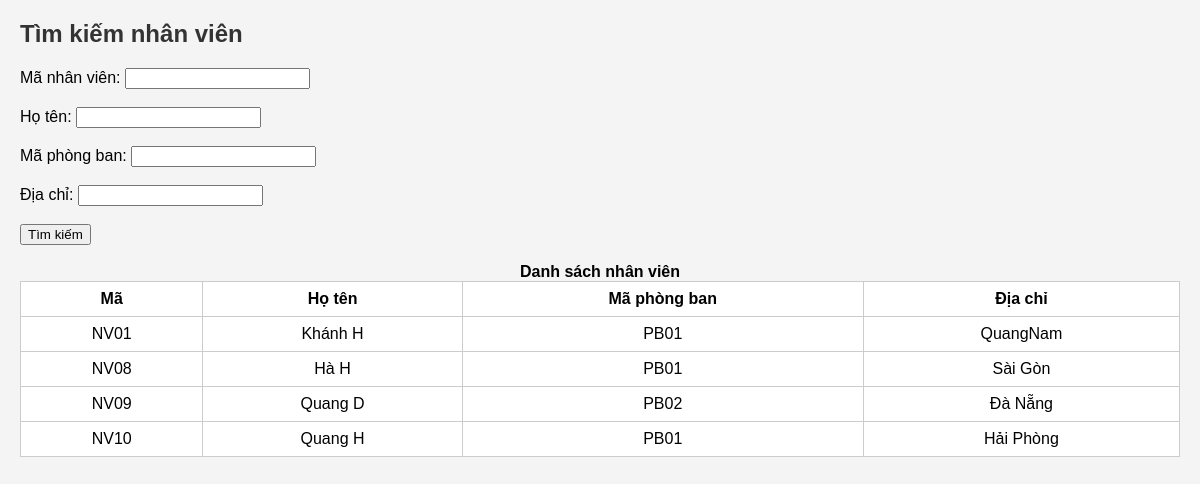
The app's page /QLNS/timkiem.php with its own data.
### tables this page shows
CREATE TABLE `nhanvien` (
  `IDNV` varchar(10) NOT NULL,
  `Hoten` varchar(50) NOT NULL,
  `IDPB` varchar(10) NOT NULL,
  `Diachi` varchar(50) NOT NULL
);

### QLNS/timkiem.php (the view, shortened to what this page needs)
<?php
require_once("csdl.php");
$IDNV = isset($_GET['IDNV']) ? trim($_GET['IDNV']) : '';
$Hoten = isset($_GET['Hoten']) ? trim($_GET['Hoten']) : '';
$IDPB = isset($_GET['IDPB']) ? trim($_GET['IDPB']) : '';
$Diachi = isset($_GET['Diachi']) ? trim($_GET['Diachi']) : '';
$sql = "SELECT * FROM nhanvien WHERE 1";
$result = mysqli_query($link, $sql);
?>
<!DOCTYPE html>
<html>
<head>
    <link rel="stylesheet" href="css/style.css">
</head>
<body>
<h2>Tìm kiếm nhân viên</h2>
<form method="GET" action="timkiem.php">
    <label>Mã nhân viên:</label>
    <input type="text" name="IDNV" value="<?php echo htmlspecialchars($IDNV); ?>"><br><br>
    <label>Họ tên:</label>
    <input type="text" name="Hoten" value="<?php echo htmlspecialchars($Hoten); ?>"><br><br>
    <label>Mã phòng ban:</label>
    <input type="text" name="IDPB" value="<?php echo htmlspecialchars($IDPB); ?>"><br><br>
    <label>Địa chỉ:</label>
    <input type="text" name="Diachi" value="<?php echo htmlspecialchars($Diachi); ?>"><br><br>
    <input type="submit" value="Tìm kiếm">
</form>
<br>
<?php if (mysqli_num_rows($result) > 0) { ?>
    <table border="1" width="100%">
        <caption><strong>Danh sách nhân viên</strong></caption>
        <tr>
            <th>Mã</th>
            <th>Họ tên</th>
            <th>Mã phòng ban</th>
            <th>Địa chỉ</th>
        </tr>
        <?php while ($row = mysqli_fetch_array($result, MYSQLI_ASSOC)) { ?>
            <tr>
                <td><?php echo $row['IDNV']; ?></td>
                <td><?php echo $row['Hoten']; ?></td>
                <td><?php echo $row['IDPB']; ?></td>
                <td><?php echo $row['Diachi']; ?></td>
            </tr>
        <?php } ?>
    </table>
<?php } else { ?>
    <p>Không tìm thấy nhân viên nào phù hợp.</p>
<?php } ?>
</body>
</html>

### QLNS/css/style.css (style rules this page uses)
body { font-family: Arial, sans-serif; background-color: #f4f4f4; margin: 20px; }
h2 { color: #333; }
table { width: 100%; border-collapse: collapse; background-color: #fff; }
th, td { border: 1px solid #ccc; padding: 8px; text-align: center; }

### records on screen
nhanvien: IDNV "NV01", Hoten "Khánh H", IDPB "PB01", Diachi "QuangNam"
nhanvien: IDNV "NV08", Hoten "Hà H", IDPB "PB01", Diachi "Sài Gòn"
nhanvien: IDNV "NV09", Hoten "Quang D", IDPB "PB02", Diachi "Đà Nẵng"
nhanvien: IDNV "NV10", Hoten "Quang H", IDPB "PB01", Diachi "Hải Phòng"
